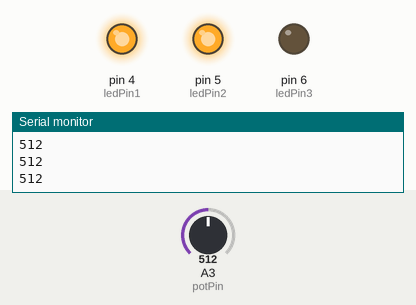
Recording of a sketch running on a simulated Arduino Uno, built with avr-gcc and run on an emulated ATmega328P. Parts: output pins drawn as LEDs (lit = HIGH), the last lines printed to the serial monitor. Inputs (shaded band) come from the test bench; at power-on: A3 (potPin) = 512.

Above: at 1.2 s.
1.3 s: A3 (potPin) set to 320
2.8 s: A3 (potPin) set to 295
At 3.3 s:
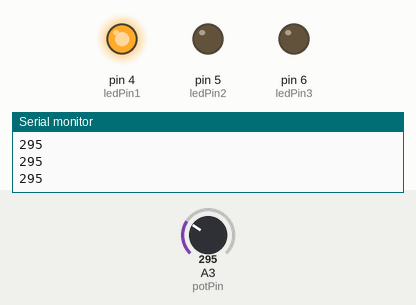
4.3 s: A3 (potPin) set to 0
At 5.5 s:
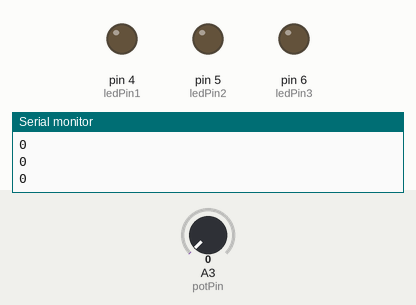
5.8 s: A3 (potPin) set to 1010
At 7.0 s:
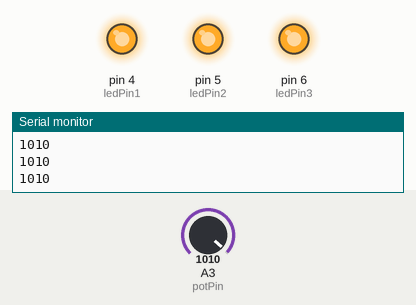
7.3 s: A3 (potPin) set to 638
8.8 s: A3 (potPin) set to 617
At 9.5 s:
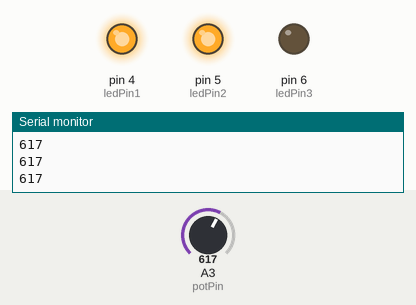
Timing chart, 0 to 11.3 s (numbered marks = the images above; inputs shaded):
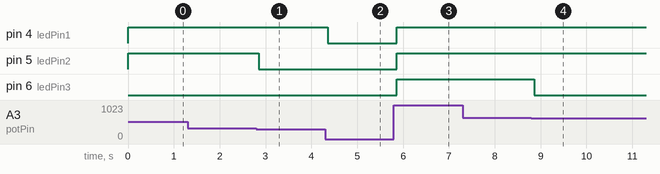

Measured:
- the behaviour switches between 313 and 312 on A3 (potPin) (found by bisection; images 0 and 1)
- the behaviour switches between 625 and 624 on A3 (potPin) (found by bisection; images 3 and 4)
- after the input at 2.8 s, pin 5 (ledPin2): HIGH → LOW after 0.06 s
- after the input at 4.3 s, pin 4 (ledPin1): HIGH → LOW after 0.06 s
- after the input at 5.8 s, pin 4 (ledPin1), pin 5 (ledPin2), pin 6 (ledPin3): LOW → HIGH after 0.06 s
- after the input at 8.8 s, pin 6 (ledPin3): HIGH → LOW after 0.07 s

The sketch:

led_change.ino
```cpp
int potPin = A3;
int ledPin1 = 4;
int ledPin2 = 5;
int ledPin3 = 6;
void setup() {
  // put your setup code here, to run once:
  Serial.begin(9600);
  pinMode(potPin,INPUT);
  pinMode(ledPin1,OUTPUT);
  pinMode(ledPin2,OUTPUT);
  pinMode(ledPin3,OUTPUT);
}

void loop() {
  // put your main code here, to run repeatedly:
  int sensorValue = analogRead(potPin);
  Serial.println(sensorValue, DEC);
  //sensorValue = sensorValue/4; // convert from 0-1024 to 0-255
  if (sensorValue==0){
    digitalWrite(ledPin1,LOW);
    digitalWrite(ledPin2,LOW);
    digitalWrite(ledPin3,LOW);
  }else if(sensorValue<=312&&sensorValue>0){
    digitalWrite(ledPin1,HIGH);
    digitalWrite(ledPin2,LOW);
    digitalWrite(ledPin3,LOW);
    }
  else if(sensorValue>312&&sensorValue<=624)
  {
    digitalWrite(ledPin1,HIGH);
    digitalWrite(ledPin2,HIGH);
    digitalWrite(ledPin3,LOW);
    }
  else if(sensorValue>=1000){

    digitalWrite(ledPin1,HIGH);
    digitalWrite(ledPin2,HIGH);
    digitalWrite(ledPin3,HIGH);
    }
  //analogWrite(ledPin, l_sensorValue);


  delay(150);


}
```
